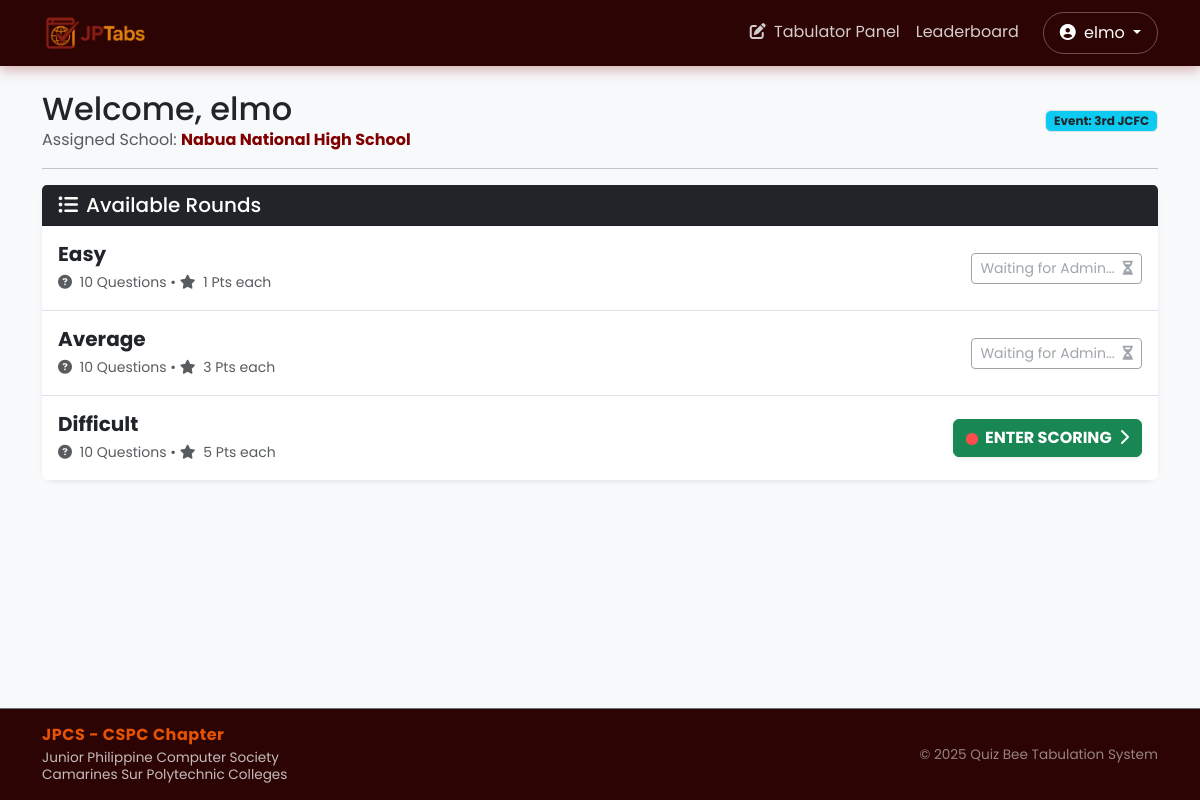
Page /tabulator/dashboard (signed in) on the committed database.
### website/models.py (models this page shows)
class User(db.Model, UserMixin):
    id = db.Column(db.Integer, primary_key=True)
    username = db.Column(db.String(150), unique=True, nullable=False)
    password = db.Column(db.String(150), nullable=False)
    first_name = db.Column(db.String(150))
    role = db.Column(db.String(50))  # 'admin' or 'tabulator'
    schools_assigned = db.relationship('School', backref='tabulator', lazy=True)

class School(db.Model):
    id = db.Column(db.Integer, primary_key=True)
    name = db.Column(db.String(150), nullable=False) # Removed unique=True
    event_id = db.Column(db.Integer, db.ForeignKey('event.id'), nullable=False)
    user_id = db.Column(db.Integer, db.ForeignKey('user.id'), nullable=True)
    scores = db.relationship('Score', backref='school', cascade='all, delete-orphan')
    __table_args__ = (
        UniqueConstraint('name', 'event_id', name='unique_school_per_event'),
    )

class Event(db.Model):
    id = db.Column(db.Integer, primary_key=True)
    name = db.Column(db.String(150), nullable=False)
    is_active = db.Column(db.Boolean, default=False, index=True)
    scoring_type = db.Column(db.String(50), default='per_round')
    schools = db.relationship('School', backref='event', cascade='all, delete-orphan')
    rounds = db.relationship('Round', backref='event', cascade='all, delete-orphan')

class Round(db.Model):
    id = db.Column(db.Integer, primary_key=True)
    event_id = db.Column(db.Integer, db.ForeignKey('event.id'), nullable=False)
    number = db.Column(db.Integer, nullable=False)
    difficulty = db.Column(db.String(50), nullable=False)
    points = db.Column(db.Integer, nullable=False)
    total_questions = db.Column(db.Integer, nullable=False)
    is_active = db.Column(db.Boolean, default=False)
    qualifying_count = db.Column(db.Integer, default=0)
    is_final = db.Column(db.Boolean, default=False)
    participating_school_ids = db.Column(db.String(200), nullable=True)
    scores = db.relationship('Score', backref='round', cascade='all, delete-orphan')
    def is_school_allowed(self, school_id):
        if not self.participating_school_ids:
            return True
        allowed_list = self.participating_school_ids.split(',')
        return str(school_id) in allowed_list

### website/views.py (the view)
@views.route('/tabulator/dashboard')
@login_required
def tabulator_dashboard():
    if current_user.role != 'tabulator': return "Unauthorized", 403
    active_event = Event.query.filter_by(is_active=True).first()
    school = None
    rounds = []
    if active_event:
        school = School.query.filter_by(event_id=active_event.id, user_id=current_user.id).first()
        rounds = active_event.rounds
    return render_template('tabulator/tabulator_dashboard.html', school=school, active_event=active_event, rounds=rounds)

### website/__init__.py (called while the page is built)
def create_app():
    app = Flask(__name__)
    app.config['SECRET_KEY'] = 'kyle heineken lee'
    app.config['SQLALCHEMY_DATABASE_URI'] = f'sqlite:///{DB_NAME}'
    db.init_app(app)
    from .models import User
    from .views import views
    from .auth import auth
    app.register_blueprint(views, url_prefix='/')
    app.register_blueprint(auth, url_prefix='/')
    login_manager.init_app(app)
    @login_manager.user_loader
    def load_user(id):
        return User.query.get(int(id))
    return app

### website/templates/tabulator/tabulator_dashboard.html (shortened to what this page needs)
{% extends "base.html" %}
{% block content %}
<div class="container mt-4" id="tabulator-dashboard-root" data-live-refresh="3000">
    <div class="d-flex justify-content-between align-items-center mb-3">
        <div>
            <h2 class="mb-0">Welcome, {{ current_user.username }}</h2>
            <p class="text-muted mb-0">
                Assigned School:
                <span class="fw-bold text-primary">
                    {{ school.name if school else "Not Assigned" }}
                </span>
            </p>
        </div>
        {% if active_event %}
            <span class="badge bg-info text-dark border">
                Event: {{ active_event.name }}
            </span>
        {% endif %}
    </div>
    <hr>
    {% if not active_event %}
        <div class="alert alert-warning shadow-sm anim-rise" role="alert">
            <i class="fas fa-exclamation-triangle me-2"></i>
            No active Quiz Bee Event has been set by the Admin yet.
        </div>
    {% elif not school %}
         <div class="alert alert-danger shadow-sm anim-rise" role="alert">
            <i class="fas fa-user-times me-2"></i>
            You are not assigned to a school for the active event (<strong>{{ active_event.name }}</strong>).
            Please contact the Admin.
        </div>
    {% elif not rounds %}
        <div class="alert alert-info shadow-sm anim-rise" role="alert">
            Event <strong>{{ active_event.name }}</strong> is active, but no rounds have been created yet.
        </div>
    {% else %}
        <div class="card shadow-sm anim-rise">
            <div class="card-header bg-dark text-white">
                <h5 class="mb-0"><i class="fas fa-list-ul me-2"></i>Available Rounds</h5>
            </div>
            <div class="list-group list-group-flush list-hover" data-stagger>
                {% for round in rounds %}
                    <div class="list-group-item d-flex justify-content-between align-items-center p-3">
                        <div>
                            <h5 class="mb-1 fw-bold text-dark">{{ round.difficulty }}</h5>
                            <small class="text-muted">
                                <i class="fas fa-question-circle me-1"></i> {{ round.total_questions }} Questions
                                &bull;
                                <i class="fas fa-star me-1"></i> {{ round.points }} Pts each
                            </small>
                        </div>
                        <div>
                            {% if round.is_active %}
                                {% if round.is_school_allowed(school.id) %}
                                    <a href="{{ url_for('views.scoring', round_id=round.id) }}"
                                       class="btn btn-success fw-bold shadow-sm glow-active">
                                       <span class="live-dot live-dot-light me-1"></span> ENTER SCORING <i class="fas fa-chevron-right ms-1"></i>
                                    </a>
                                {% else %}
                                    <button class="btn btn-secondary btn-sm" disabled>
                                        Not Participating <i class="fas fa-ban ms-1"></i>
                                    </button>
                                {% endif %}
                            {% else %}
                                <button class="btn btn-outline-secondary btn-sm" disabled>
                                    Waiting for Admin... <i class="fas fa-hourglass-half ms-1"></i>
                                </button>
                            {% endif %}
                        </div>
                    </div>
                {% endfor %}
            </div>
        </div>
    {% endif %}
</div>
{% endblock %}

### website/templates/base.html (shortened to what this page needs)
<!DOCTYPE html>
<html lang="en">
<head>
    <link href="https://cdn.jsdelivr.net/npm/bootstrap@5.3.2/dist/css/bootstrap.min.css" rel="stylesheet">
    <link rel="stylesheet" href="https://cdnjs.cloudflare.com/ajax/libs/font-awesome/6.4.2/css/all.min.css">
    <link rel="stylesheet" href="{{ url_for('static', filename='css/animations.css') }}">
</head>
<body>
    <nav class="navbar navbar-expand-lg navbar-dark sticky-top">
        <div class="container">
            <a class="navbar-brand" href="/">
                <img src="{{ url_for('static', filename='JPTABS.png') }}" alt="JPCS Logo" class="nav-logo p-1">
            </a>
            <div class="collapse navbar-collapse" id="navbarContent">
                <ul class="navbar-nav ms-auto mb-2 mb-lg-0">
                    {% if current_user.is_authenticated %}
                        <li class="nav-item">
                            {% if current_user.role == 'admin' %}
                                <a class="nav-link" href="{{ url_for('views.admin_dashboard') }}">
                                    <i class="fas fa-tachometer-alt me-1"></i> Admin Panel
                                </a>
                            {% else %}
                                <a class="nav-link" href="{{ url_for('views.tabulator_dashboard') }}">
                                    <i class="fas fa-edit me-1"></i> Tabulator Panel
                                </a>
                            {% endif %}
                        </li>
                    {% else %}
                        <li class="nav-item">
                            <a class="nav-link" href="{{ url_for('views.home') }}">Home</a>
                        </li>
                    {% endif %}
                    <li class="nav-item">
                        <a class="nav-link" href="{{ url_for('views.leaderboard') }}">Leaderboard</a>
                    </li>
                    {% if current_user.is_authenticated %}
                        <li class="nav-item dropdown ms-lg-3">
                            <a class="nav-link dropdown-toggle btn btn-outline-light rounded-pill px-3" href="#" role="button" data-bs-toggle="dropdown" style="color: white !important; border: 1px solid rgba(255,255,255,0.3);">
                                <i class="fas fa-user-circle me-1"></i> {{ current_user.username }}
                            </a>
                        </li>
                    {% else %}
                        <li class="nav-item ms-lg-3">
                            <a class="nav-link btn btn-warning text-dark px-3 rounded-pill fw-bold" href="{{ url_for('auth.login') }}" style="color: #2C0404 !important;">
                                Login
                            </a>
                        </li>
                    {% endif %}
                </ul>
            </div>
        </div>
    </nav>
    <div class="flex-grow-1 d-flex flex-column page-enter">
        {% block content %}{% endblock %}
    </div>
    <footer class="text-white py-3 mt-5 border-top border-secondary" style="background-color: var(--jpcs-dark) !important; font-size: 0.85rem;">
        <div class="container">
            <div class="row align-items-center">
                <div class="col-md-8 text-md-start text-center mb-2 mb-md-0">
                    <h6 class="fw-bold mb-1" style="color: var(--jpcs-orange); letter-spacing: 0.5px;">JPCS - CSPC Chapter</h6>
                    <div class="text-light opacity-75" style="line-height: 1.3;">
                        Junior Philippine Computer Society<br>
                        Camarines Sur Polytechnic Colleges
                    </div>
                </div>
                <div class="col-md-4 text-md-end text-center">
                    <a href="{{ url_for('views.about') }}" class="text-white-50 text-decoration-none footer-link">
                        &copy; 2025 Quiz Bee Tabulation System
                    </a>
                </div>
            </div>
        </div>
    </footer>
</body>
</html>

### website/static/css/animations.css (style rules this page uses)
:root { --ease-out: cubic-bezier(.2, .7, .2, 1); --ease-spring: cubic-bezier(.34, 1.56, .64, 1); }
.page-enter { animation: fade-in .35s ease-out backwards; }
[data-stagger] > * { animation: rise .55s var(--ease-out) backwards; animation-delay: calc(var(--stagger-base, 0s) + var(--i, 0) * 70ms); }
[data-stagger] > :nth-child(2) { --i: 1; }
[data-stagger] > :nth-child(3) { --i: 2; }
.anim-rise { animation: rise .6s var(--ease-out) backwards; animation-delay: var(--delay, 0s); }
.btn { transition: transform .12s ease, box-shadow .2s ease, background-color .2s, color .2s, border-color .2s; }
.card { transition: transform .25s var(--ease-out), box-shadow .25s ease; }
.list-group-item { transition: background-color .25s, transform .2s var(--ease-out); }
.nav-link { transition: color .2s; }
.navbar-brand img { transition: transform .3s var(--ease-spring); }
.live-dot { display: inline-block; width: .7rem; height: .7rem; border-radius: 50%; background: #198754; animation: pulse-dot 1.4s ease-out infinite; vertical-align: middle; }
.live-dot-light { background: #ff4d4d; animation-name: pulse-live; }
.glow-active { animation: glow 2s ease-in-out infinite; position: relative; z-index: 1; }

### website/templates/base.html (style rules this page uses)
:root { --jpcs-maroon: #800000; --jpcs-orange: #E35205; --jpcs-dark: #2C0404; --jpcs-light: #FFF5F0; }
body { font-family: 'Poppins', sans-serif; background-color: #f8f9fa; display: flex; flex-direction: column; min-height: 100vh; }
.navbar { background-color: var(--jpcs-dark) !important; box-shadow: 0 4px 12px rgba(128, 0, 0, 0.3); }
.navbar-brand { color: var(--jpcs-orange) !important; font-weight: 700; letter-spacing: 1px; }
.nav-link { color: rgba(255, 255, 255, 0.8) !important; }
.card { border: none; border-radius: 12px; }
.text-primary { color: var(--jpcs-maroon) !important; }
.nav-logo { height: 40px; vertical-align: middle; }

### rows in the picture
User: username "elmo"
School: name "Nabua National High School"
Event: name "3rd JCFC"
Round: difficulty "Easy", total_questions "10", points "1", is_active "Waiting for Admin..."
Round: difficulty "Average", total_questions "10", points "3", is_active "Waiting for Admin..."
Round: difficulty "Difficult", total_questions "10", points "5"
